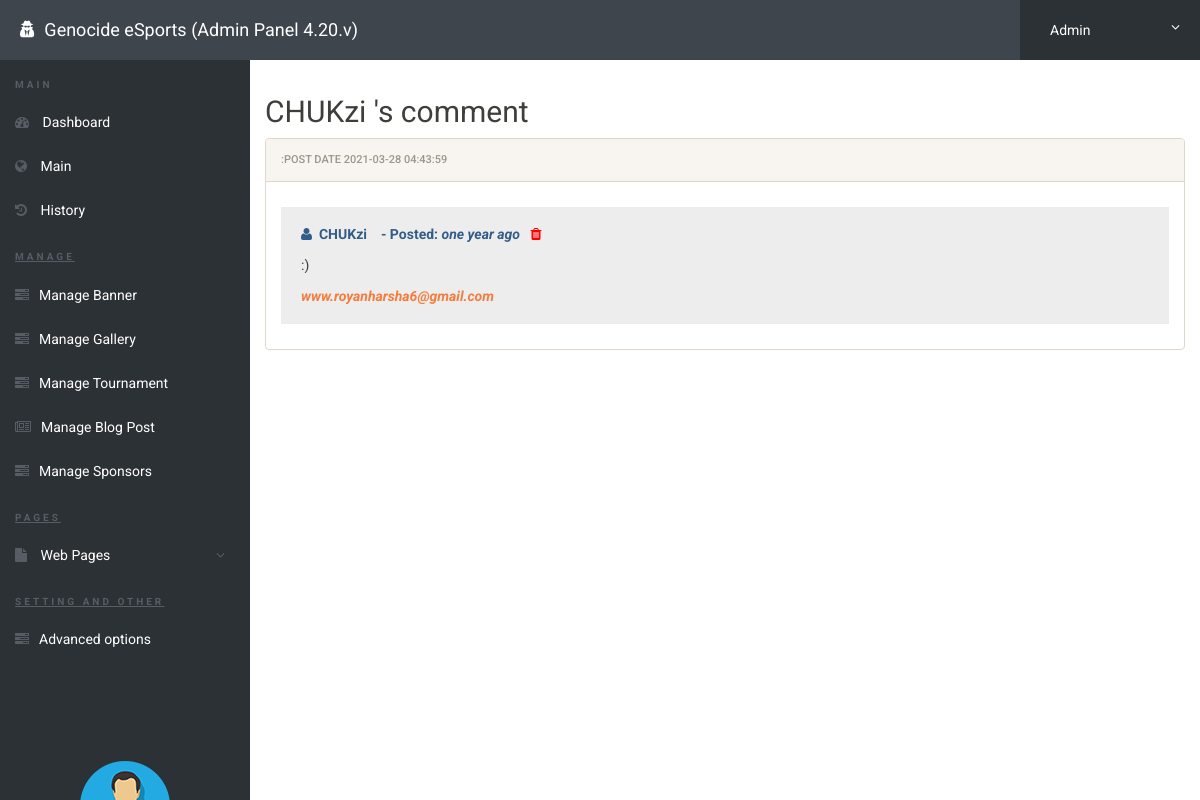
Page /gncadmin/info-comment.php?id=86 (signed in) on the committed database.
### tables this page shows
CREATE TABLE `comments` (
  `id` int(11) NOT NULL,
  `post_id` int(11) NOT NULL,
  `member_type` varchar(60) NOT NULL,
  `img` varchar(1000) NOT NULL,
  `email` varchar(60) NOT NULL,
  `name` varchar(70) NOT NULL,
  `comment` mediumtext NOT NULL,
  `is_delete` int(11) NOT NULL,
  `time` timestamp NOT NULL DEFAULT current_timestamp()
);

### gncadmin/info-comment.php (the view, shortened to what this page needs)
<?php
require_once('includes/time-functions.php');
include('includes/config.php');
if(strlen($_SESSION['alogin'])==0)
	{
header('location:index.php');
}
else{
if(isset($_GET['id']))
	{
		$cmtid=$_GET['id'];
	}
?>
<!doctype html>
<html lang="en" class="no-js">
<head>
	<link rel="stylesheet" href="css/font-awesome.min.css">
	<link rel="stylesheet" href="css/bootstrap.min.css">
	<link rel="stylesheet" href="css/dataTables.bootstrap.min.css">
	<link rel="stylesheet" href="css/bootstrap-social.css">
	<link rel="stylesheet" href="css/bootstrap-select.css">
	<link rel="stylesheet" href="css/fileinput.min.css">
	<link rel="stylesheet" href="css/awesome-bootstrap-checkbox.css">
	<link rel="stylesheet" href="css/style.css">
<link class="jsbin" href="http://ajax.googleapis.com/ajax/libs/jqueryui/1/themes/base/jquery-ui.css" rel="stylesheet" type="text/css" />
</head>
<?php
		$sql = "SELECT * from comments where id = :cmtid";
		$query = $dbh -> prepare($sql);
		$query->bindParam(':cmtid',$cmtid,PDO::PARAM_INT);
		$query->execute();
		$result=$query->fetch(PDO::FETCH_OBJ);
?>
<body>
	<?php include('includes/header.php');?>
	<div class="ts-main-content">
	<?php include('includes/leftbar.php');?>
		<div class="content-wrapper">
			<div class="container-fluid">
				<div class="row">
					<div class="col-md-12">
						<div class="row">
							<div class="col-md-12">
                            <h2><?php echo htmlentities($result->name);?>'s comment</h2>
								<div class="panel panel-default">
									<div class="panel-heading">:post date <?php echo htmlentities($result->time);?></div>
									<div class="panel-body">
<?php
$reg_exUrl = "/(http|https|ftp|ftps)\:\/\/[a-zA-Z0-9\-\.]+\.[a-zA-Z]{2,3}(\/\S*)?/";
$comment2 = (htmlentities($result->comment));
$comment = str_replace(array("\n","\n"),'<br>', $comment2);
	$curenttime=$result->time;
	$time_ago =strtotime($curenttime);
?>
        <h5 style="background:#ededed;padding:20px;"><i class="fa fa-user text-primary"></i>&nbsp;&nbsp;<b class="text-primary"><?php echo htmlentities($result->name);?> &nbsp;&nbsp; - Posted: <i><?php echo timeAgo($time_ago);?></i></b>&nbsp;&nbsp;
<a href="info-comment.php?del=<?php echo $result->id;?>&name=<?php echo htmlentities($result->name);?>" onclick="return confirm('Are you sure want to Delete This comment?');"><i class="fa fa-trash" style="color:red"></i></a>
<br><br>
<?php
if(preg_match($reg_exUrl, $comment, $url)) {
       echo preg_replace($reg_exUrl,'<a href="'. $url[0] .'" target="_blank">'. $url[0] .'</a>', $comment);
} else {
       echo $comment;
}
?>
<br><br><b class="text-warning"><i><?php echo htmlentities($result->email);?></i></b>
</h5>
									</div>
								</div>
							</div>
						</div>
					</div>
				</div>
			</div>
		</div>
	</div>
</body>
</html>
<?php } ?>

### gncadmin/css/style.css (style rules this page uses)
html { font-size: 14px; }
@media only screen and (min-width: 480px) { html { font-size: 17px; } }
@media only screen and (min-width: 768px) { html { font-size: 14px; } }
body { font-size: 1em; }
a { color: #37a6c4; }
.panel { overflow: hidden; }
.ts-main-content .content-wrapper { padding-top: 15px; margin-top: 60px; }
@media only screen and (min-width: 992px) { .ts-main-content .content-wrapper { margin-left: 250px; } }

### rows in the picture
comments: name "CHUKzi", time "2021-03-28 04:43:59", comment ":)", email "www.royanharsha6@gmail.com"
